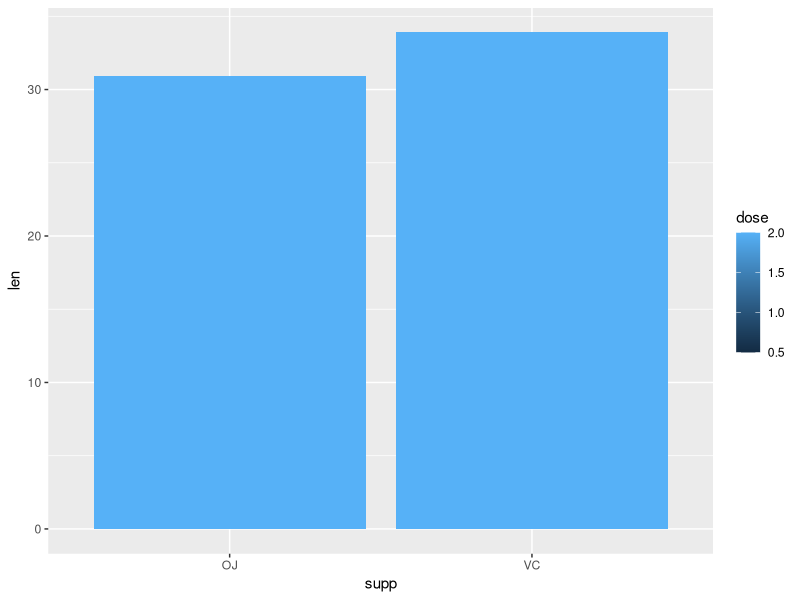

Recreate this plot in R.
library(ggplot2)


# grafico
ggplot(data = ToothGrowth, aes( x = supp, y = len, fill = dose) ) +
  geom_col(position = "dodge")
